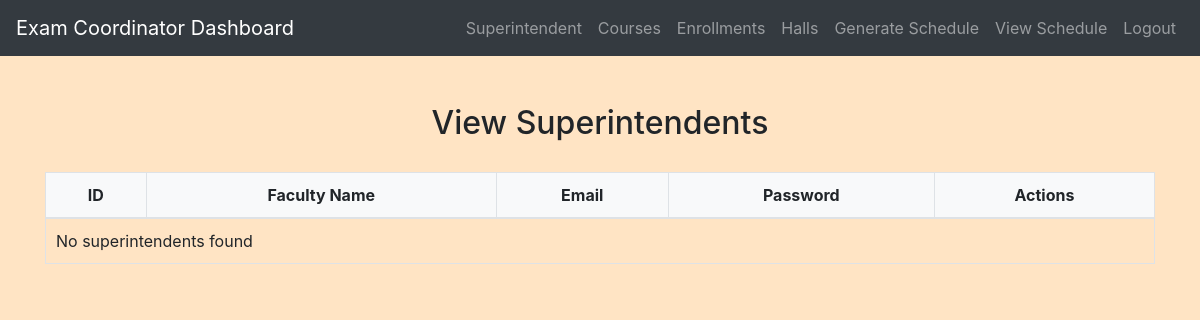
Before: /exam_coordinator/view_superintendents.php (signed in) with the older database file.
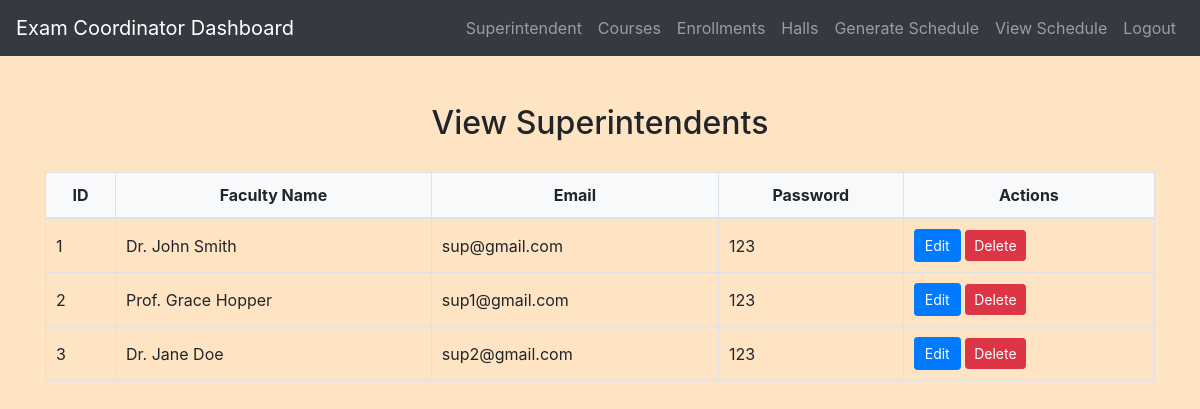
After: the same page with the newer database file.
### tables this page shows
CREATE TABLE `superintendents` (
  `id` int(11) NOT NULL,
  `faculty_id` int(11) NOT NULL,
  `email` varchar(255) NOT NULL,
  `password` varchar(255) NOT NULL
);

CREATE TABLE `faculty` (
  `id` int(11) NOT NULL,
  `name` varchar(255) NOT NULL
);

### exam_coordinator/view_superintendents.php (the view, shortened to what this page needs)
<?php
include('config.php');
function fetchSuperintendents($conn) {
    $sql = "SELECT s.id, f.name AS faculty_name, s.email, s.password
            FROM Superintendents s
            INNER JOIN Faculty f ON s.faculty_id = f.id";
    $result = $conn->query($sql);
    return $result;
}
$result = fetchSuperintendents($conn);
?>
<!DOCTYPE html>
<html lang="en">
<head>
    <link rel="stylesheet" href="https://maxcdn.bootstrapcdn.com/bootstrap/4.5.2/css/bootstrap.min.css">
    <link rel="stylesheet" href="../css/style.css">
</head>
<body>
<?php include('navbar.php'); ?>
<div class="container mt-5">
    <h2>View Superintendents</h2>
    <table class="table table-bordered">
        <thead>
            <tr>
                <th>ID</th>
                <th>Faculty Name</th>
                <th>Email</th>
                <th>Password</th>
                <th>Actions</th>
            </tr>
        </thead>
        <tbody>
            <?php
            if ($result->num_rows > 0) {
                while ($row = $result->fetch_assoc()) {
                    echo "<tr>";
                    echo "<td>{$row['id']}</td>";
                    echo "<td>{$row['faculty_name']}</td>";
                    echo "<td>{$row['email']}</td>";
                    echo "<td>{$row['password']}</td>";
                    echo "<td>
                            <a href='edit_superintendent.php?id={$row['id']}' class='btn btn-primary btn-sm'>Edit</a>
                            <a href='view_superintendents.php?delete={$row['id']}' class='btn btn-danger btn-sm' onclick=\"return confirm('Are you sure you want to delete this superintendent?');\">Delete</a>
                          </td>";
                    echo "</tr>";
                }
            } else {
                echo "<tr><td colspan='5'>No superintendents found</td></tr>";
            }
            ?>
        </tbody>
    </table>
</div>
</body>
</html>

Changed rows visible on the page:
added superintendents: id "1", faculty.name "Dr. John Smith", email "sup@gmail.com", password "123"
added superintendents: id "2", faculty.name "Prof. Grace Hopper", email "sup1@gmail.com", password "123"
added superintendents: id "3", faculty.name "Dr. Jane Doe", email "sup2@gmail.com", password "123"
Other visible differences:
text no longer shown: "No superintendents found"
